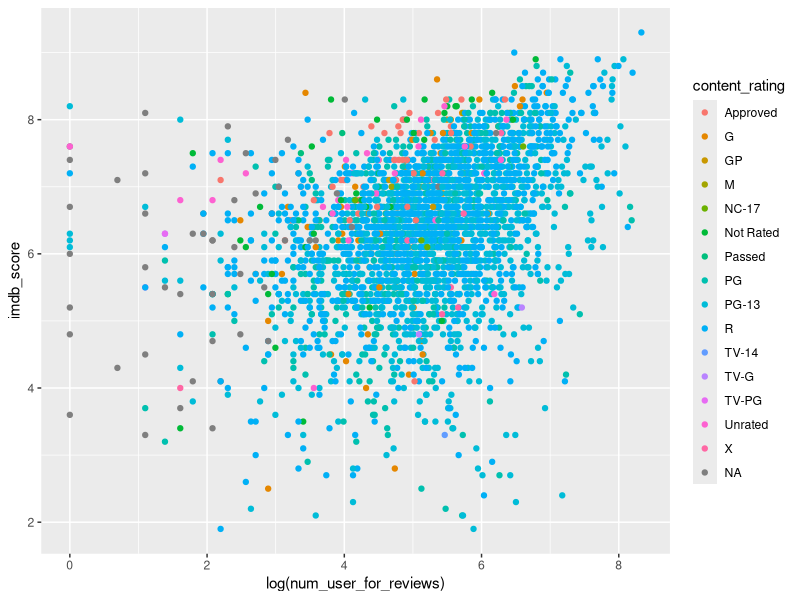
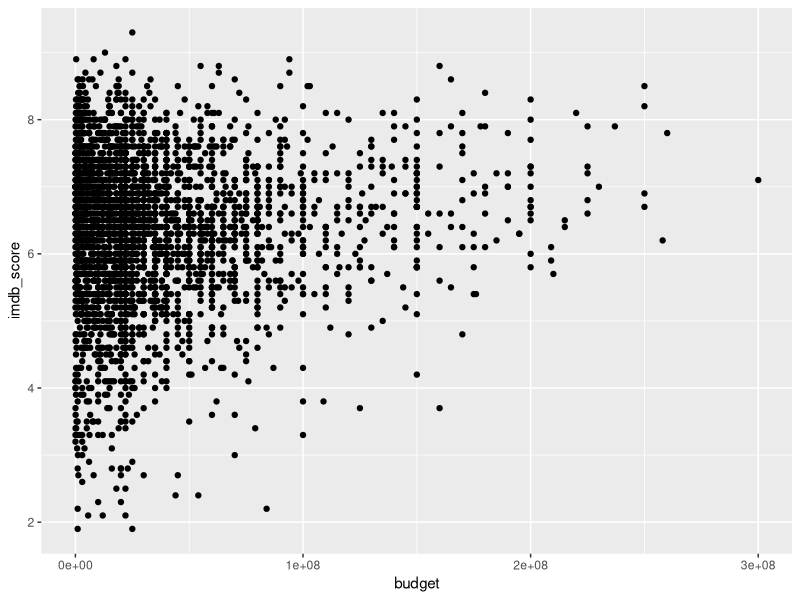
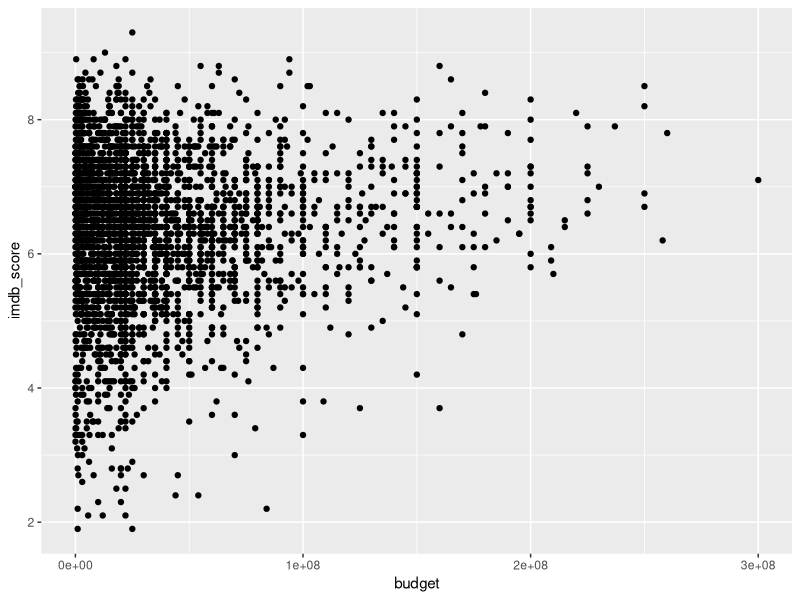
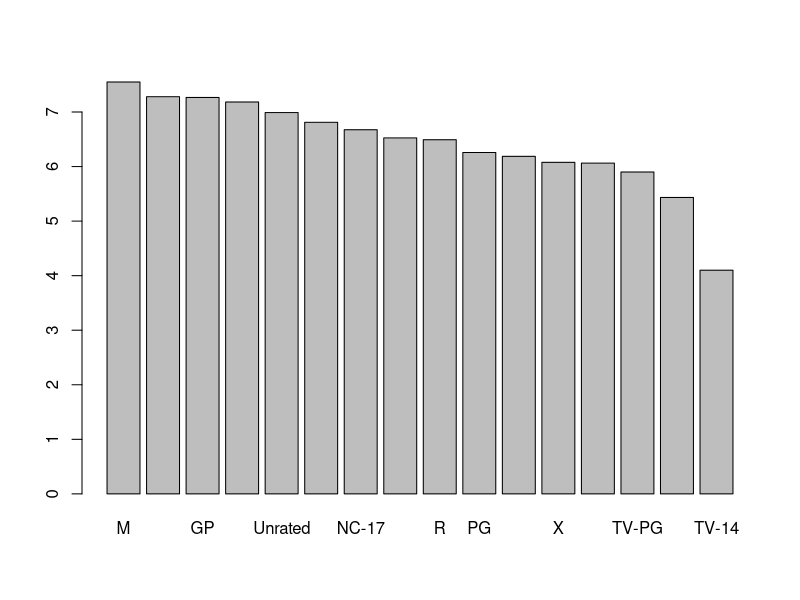

These charts were generated, in order, by the following R code:
## ---- chunk 1
library("tidyverse")
## ---- chunk 2
(test <- read.csv("imdb495/IMDBTest.csv"))
(train <- read.csv("imdb495/IMDBTrain.csv"))
(ex <- read.csv("imdb495/exchange_rates.csv"))
## ---- chunk 3
summary(train)
## ---- chunk 4
train$facenumber_in_poster[is.na(train$facenumber_in_poster)] <- mean(train$facenumber_in_poster, na.rm = TRUE) #Replace posters with mean

print("missing keywords: ")
sum(is.na(train$plot_keywords)) #Sum of missing keywords, probably shou;d just drop?

print("missing links: ")
sum(is.na(train$movie_imdb_link)) #Sum of missing links, probably shou;d just drop?

train$num_user_for_reviews[is.na(train$num_user_for_reviews)] <- median(train$facenumber_in_poster, na.rm = TRUE) #number of users

train$language[is.na(train$language)] <-"English" #Replace language with english, most of the countries were USA, or english movies if country was NA

train$country[is.na(train$country)] <-"USA" #Only 4 NA, either remove them or replace with USA

train[is.na(train$content_rating),]  #Maybe this would be a good one to  use KNN or K-means? 274 missing values


#Converting our currency to 2020 USD
tempDF <- train %>%
  left_join(ex)

train$budget <- train$budget * tempDF$exchange_rate

train$budget[is.na(train$budget)] <-median(train$budget, na.rm = TRUE)
## ---- chunk 5
ggplot(data=train, mapping=aes(x=log(num_user_for_reviews), y=imdb_score, color = content_rating)) +
  geom_point()
with(train, cor(gross, imdb_score, use="complete.obs"))
## ---- chunk 6
ggplot(data=train, mapping=aes(x=budget, y=imdb_score)) +
  geom_point()

train %>% filter(budget>4e8) %>% select(movie_title, country)
## ---- chunk 7
ggplot(data=train, mapping=aes(x=budget, y=imdb_score)) +
  geom_point()

train %>% filter(budget>100000000, country=="USA") %>% select(movie_title, country)
## ---- chunk 8
rating <- train %>%
  group_by(content_rating) %>%
  summarize(score = mean(imdb_score), n=n()) %>%
  arrange(-score)

rating
barplot(rating$score, names.arg = rating$content_rating)
## ---- chunk 9
train %>%
  group_by(color) %>%
  summarize(score = mean(imdb_score), n=n()) %>%
  arrange(-score)

